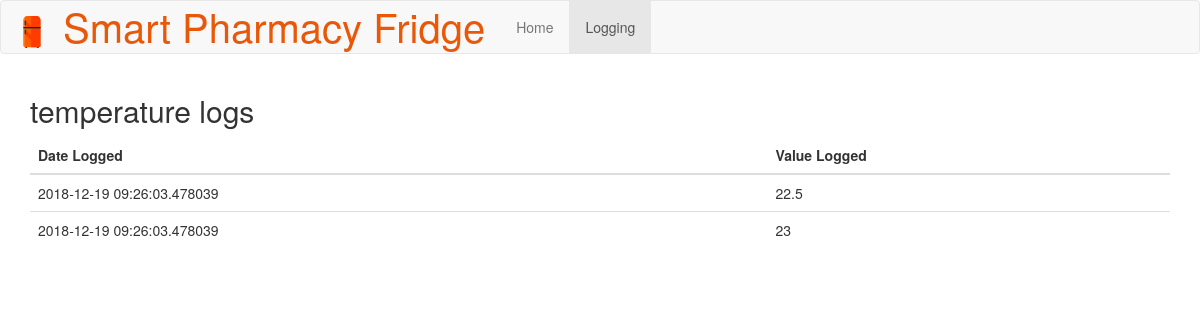
Screenshot of /sensors with the database file from the repository.
### tables this page shows
CREATE TABLE `sensor_types` (
  `id` VARCHAR,
  `name` VARCHAR,
  `measurement_type` VARCHAR
);

CREATE TABLE `sensor_log` (
  `id` VARCHAR,
  `sensor_type_id` VARCHAR,
  `datetime` VARCHAR,
  `value` VARCHAR
);

### app/routes.py (the view)
@app.route('/sensors')
def sensors():
    data = get_sensors()
    return render_template('sensors.html', sensor_data=data)

### app/database.py (called while the page is built)
def create_connection():
    try:
        db = sqlite3.connect(db_file)
    except Exception as e:
        print(e)
    return db

def get_sensors():
    try:
        data = {}
        db = create_connection()
        cursor = db.cursor()
        cursor.execute("SELECT DISTINCT sensor_type_id, name FROM sensor_log LEFT JOIN sensor_types ON sensor_log.sensor_type_id=sensor_types.id")
        distinct = cursor.fetchall()  # Retrieve all results
        for sensor in distinct:
            cursor.execute("SELECT * FROM sensor_log WHERE sensor_type_id = ?", (sensor[0],))
            sensor_data = cursor.fetchall()  # Retrieve all results
            data[sensor[1]] = sensor_data
        return data
    except Exception as e:
        print(e)
        return e

### app/templates/sensors.html
{% extends "base.html" %}
{% set active_page = "sensors" %}
{% block content %}
<div class="container">
    {% for sensor in sensor_data %}
    <div class="table-responsive">
        <table class="table">
            <h2>{{sensor}} logs</h2>
            <thead>
                <tr>
                    <th scope="col">Date Logged</th>
                    <th scope="col">Value Logged</th>
                </tr>
            </thead>
            <tbody>
                {% for reading in sensor_data[sensor] %}
                    <tr>
                        <td>{{reading[2]}}</td>
                        <td>{{reading[3]}}</td>
                    </tr>
                {% endfor %}
            </tbody>
        </table>
    </div>
    {% endfor %}
</div>
{% endblock %}

### rows the page displays
sensor_types: name "temperature"
sensor_log: datetime "2018-12-19 09:26:03.478039", value "22.5"
sensor_log: datetime "2018-12-19 09:26:03.478039", value "23"

### other values shown
{{ caption|e }} "Home" "Logging"
